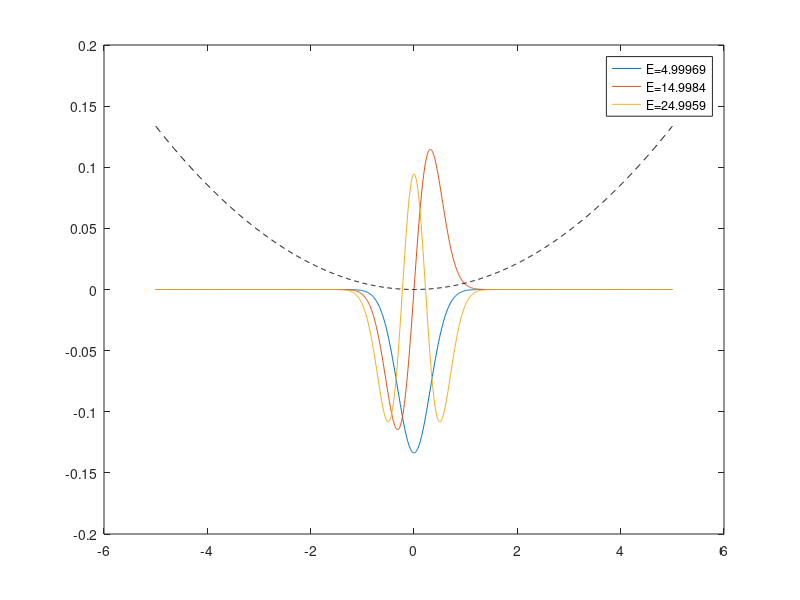

MATLAB code to generate this figure:
%****************************************************************
% Program 4:本程序完全从数值的角度出发,把求解薛定谔方程的过程看成是一个
%           求解哈密顿数值矩阵的特征值以及对应特征向量的一个过程
%****************************************************************

% 确定参数|求解薛定谔方程中使用到的一些参数:
hbar=1;m=1; %在原子单位体系里(hbar= 1,质量m= 1)
L = 5;    % 区间长度为2L:-L < x < L
N = 1000;x = linspace(-L,L,N)';  % 总共在区间内均匀地取N个点
dx = x(2) - x(1); % 步长大小


% 选定U-x关系|在这里可以任意以多项式的形式进行组合 (这里首先假定的是一维谐振子的情况)
U = 1/2*100*x.^2;    %一维谐振子满足的U-x关系
%U = 1/2*100*x.^2+1/2*x.^(4);  %经过多项式组合的U-x关系(可以把上面U-x注释掉，替换成这个U-x关系)
%读者也可以自己以多项式的形式组合


%写出哈密顿的数值表达式
e = ones(N,1); Lap = spdiags([e -2*e e],[-1 0 1],N,N)/dx^2; %二阶导数的数值表达形式
H = -1/2*(hbar^2/m)*Lap + spdiags(U.*e,0,N,N); % 完整哈密顿矩阵

%计算能量本征值与能量本征函数
nmodes = 3; options.disp = 0;
[V,E] = eigs(H,nmodes,'sa',options); %利用求解特征值与特征向量的方式求出本征值与本征函数
[E,ind] = sort(diag(E));% 将E按数值大小从低到高排序
V = V(:,ind);           %取出前三级的本证函数
Usc = U*max(abs(V(:)))/max(abs(U));  %为了便于观察，将U的范围按比例缩小U-x关系不变

%展示结果(如果读者认为展现的图片看不清其中的曲线，请调整显示的曲线数目)
plot(x,V,x,Usc,'--k');  %展现前三级在一定的U-x关系下本征函数V-x的关系
lgnd_str = [repmat('E=',nmodes,1),num2str(E)]; %添加标注
legend(lgnd_str)

shg %显示图形窗口

%%读者可以取消下面几行程序的注释,验证求得的能量本征函数是否满足归一化
% SumV = 0;
% for numV=1:1000
%     SumV = SumV+V(numV,1)^2;
% end
% SumV